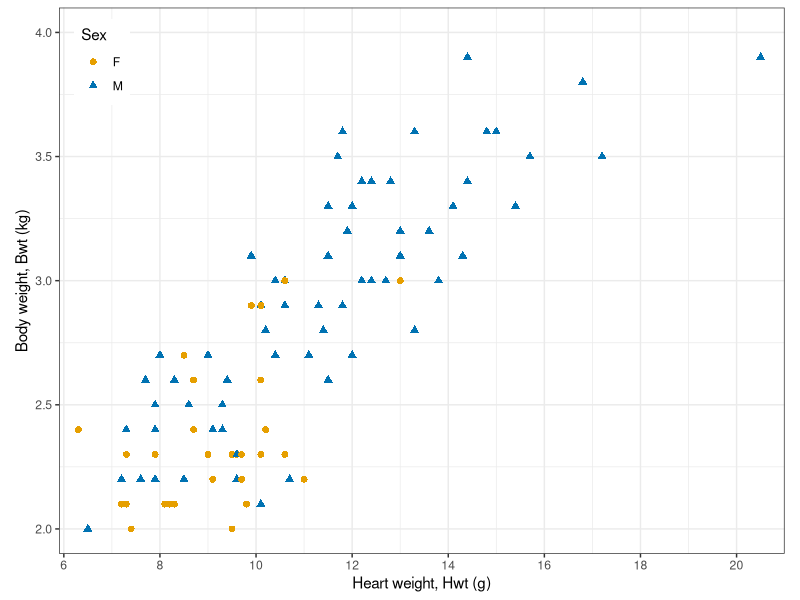
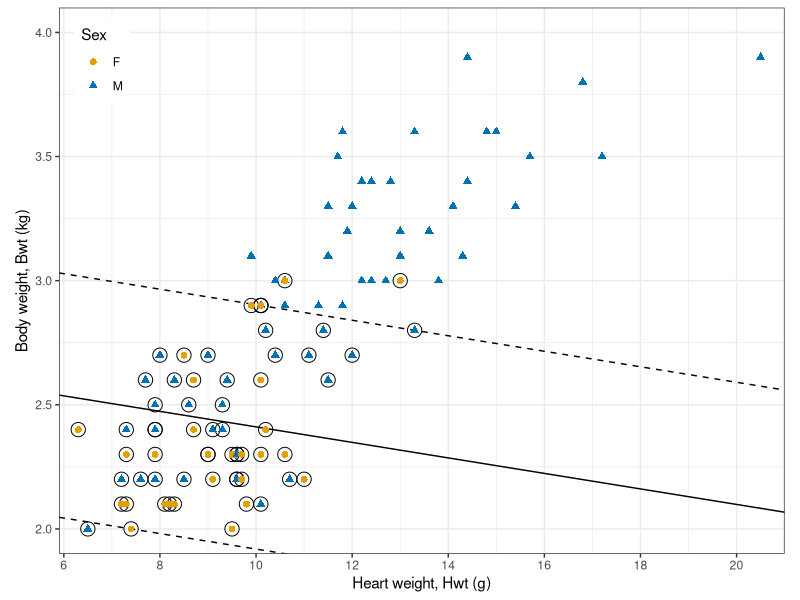
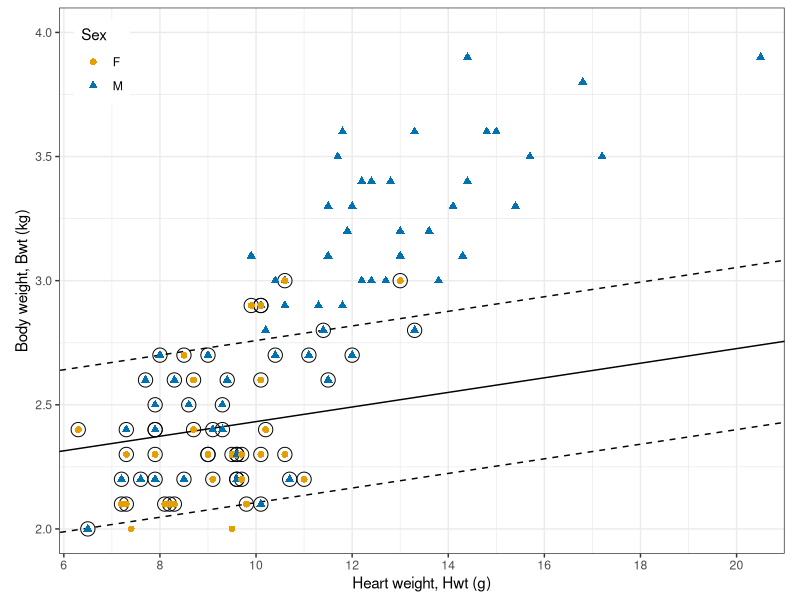
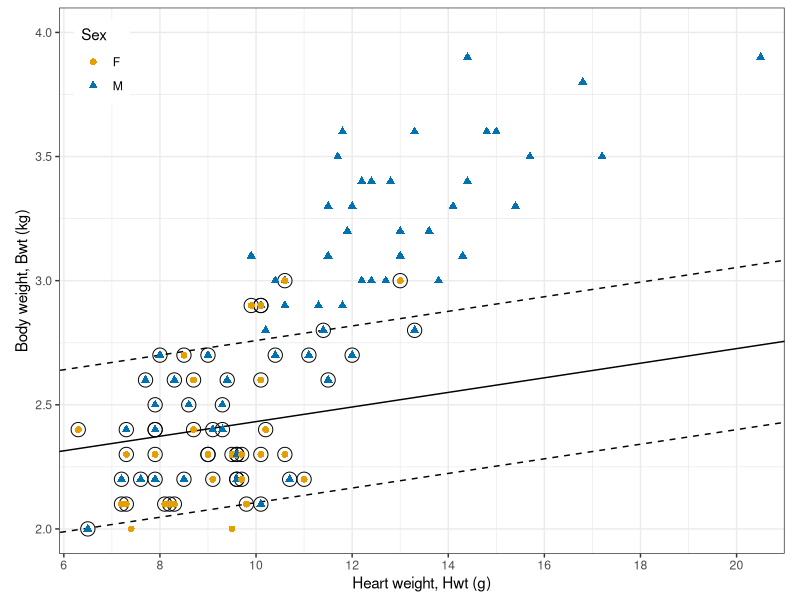
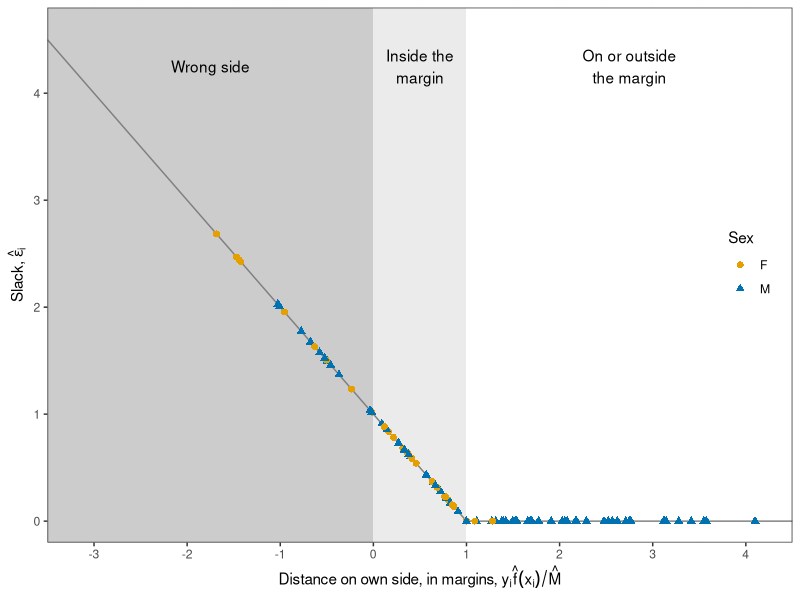
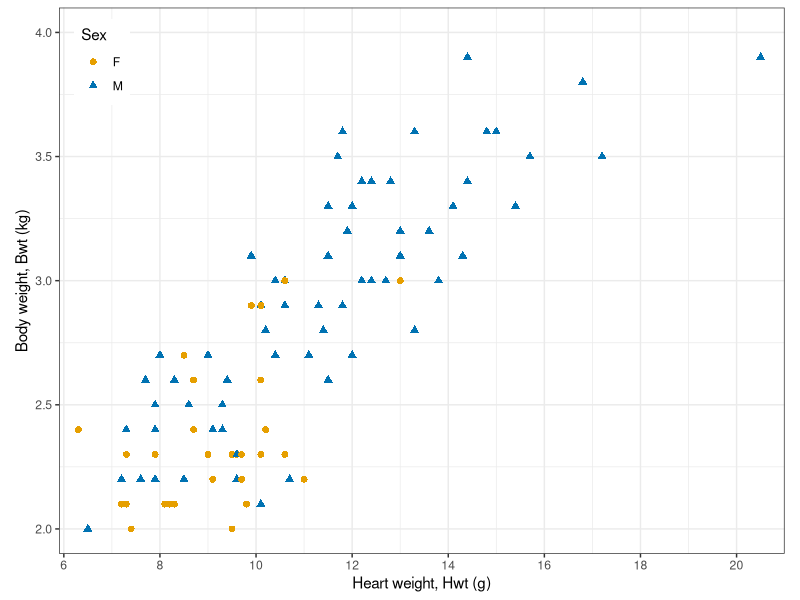
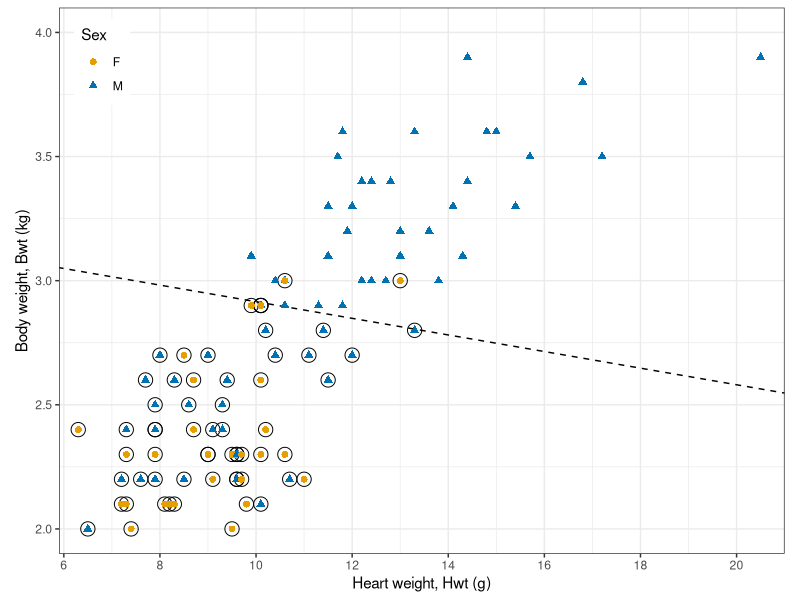
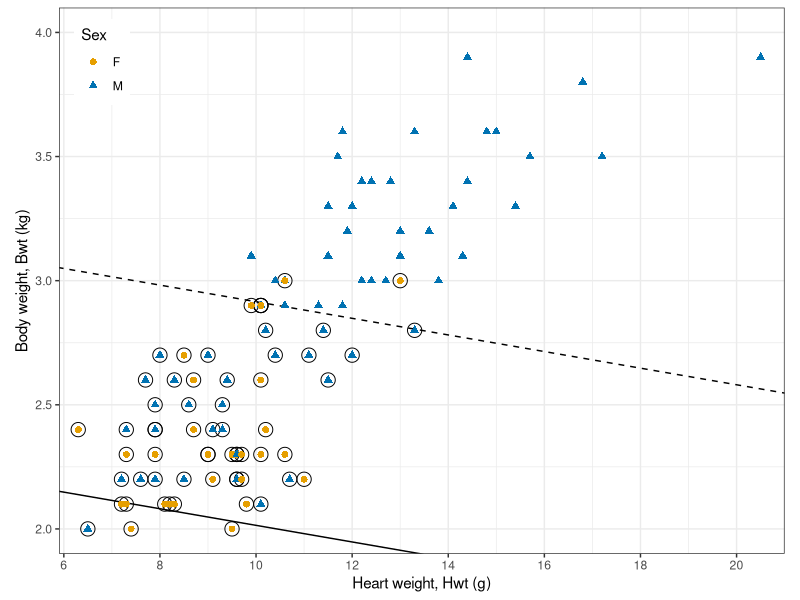

The R source for these figures, in order:
## ---- chunk 1
#| include: false
library("tidyverse")
library("e1071")
theme_set(theme_bw())
set.seed(20261114)

# Printed output wraps at 80 characters.
options(width = 80)

# Fixed decimals, for use inside $...$, whose hyphen MathJax sets as a
# minus. Adding 0 after rounding turns a negative zero into 0.
fmt_math <- function(x, digits = 2) {
  rounded <- round(x, digits) + 0
  formatC(rounded, format = "f", digits = digits)
}

# The same for prose, where a negative value prints with a minus sign (the
# HTML entity) rather than a hyphen.
fmt <- function(x, digits = 2) {
  sub("^-", "&minus;", fmt_math(x, digits))
}

# A percentage, for prose.
pct <- function(x, digits = 1) {
  paste0(fmt(100 * x, digits), "%")
}

# A name set as code in prose.
code <- function(x) {
  paste0("`", x, "`")
}

# Color-blind-friendly (Okabe-Ito) colors and distinct shapes per sex.
sex_colors <- c(F = "#E69F00", M = "#0072B2")
sex_shapes <- c(F = 16, M = 17)
## ---- chunk 2
# Cats, with the class coded y = 1 (M) or y = -1 (F).
cats <- MASS::cats |>
  mutate(y = if_else(Sex == "M", 1, -1))

count(cats, Sex)
## ---- chunk 3
# Two thirds of the cats for training, the rest for testing.
n_train <- round(2 / 3 * nrow(cats))
train_rows <- sample(nrow(cats), n_train)
train <- cats[train_rows, ]
test <- cats[-train_rows, ]

count(train, Sex)
## ---- chunk 4
#| output: false
# Standard deviations of the two measurements among the training cats.
s_train <- sapply(train[c("Hwt", "Bwt")], sd)

# Axes in grams and kilograms: Hwt every 2 g, Bwt every 0.5 kg, minor lines
# midway. One standard deviation of each measurement is drawn the same
# length, so that distances on the standardized scale look right.
x_scale <- scale_x_continuous(breaks = seq(6, 20, by = 2),
                              minor_breaks = seq(7, 21, by = 2))
y_scale <- scale_y_continuous(breaks = seq(2, 4, by = 0.5),
                              minor_breaks = seq(2.25, 3.75, by = 0.5))
x_limits <- c(5.9, 21)
y_limits <- c(1.9, 4.1)

# The cats' axes, with the legend in the upper-left corner, where no cat
# and no fitted line passes.
cat_base <- function() {
  ggplot(mapping = aes(x = Hwt, y = Bwt)) +
    x_scale +
    y_scale +
    coord_fixed(ratio = s_train[["Hwt"]] / s_train[["Bwt"]],
                xlim = x_limits, ylim = y_limits, expand = FALSE) +
    scale_color_manual(values = sex_colors) +
    scale_shape_manual(values = sex_shapes) +
    labs(x = "Heart weight, Hwt (g)",
         y = "Body weight, Bwt (kg)",
         color = "Sex", shape = "Sex") +
    theme(legend.position = "inside",
          legend.position.inside = c(0.02, 0.98),
          legend.justification = c(0, 1))
}

# The points on top of any lines drawn before them.
cat_points <- function(data = train) {
  geom_point(data = data,
             aes(color = Sex, shape = Sex),
             size = 2)
}

cat_plot <- cat_base() +
  cat_points()

# Training cats of different sexes that share both measurements.
tied <- train |>
  group_by(Hwt, Bwt) |>
  summarize(n_F = sum(Sex == "F"), n_M = sum(Sex == "M"),
            .groups = "drop") |>
  filter(n_F > 0, n_M > 0)
n_tied <- nrow(tied)

# Mean heart and body weight of each sex.
sex_means <- train |>
  group_by(Sex) |>
  summarize(Hwt = mean(Hwt), Bwt = mean(Bwt))
mean_of <- function(sex, column) {
  sex_means[[column]][sex_means$Sex == sex]
}
stopifnot(mean_of("M", "Bwt") > mean_of("F", "Bwt"),
          mean_of("M", "Hwt") > mean_of("F", "Hwt"))

# The heaviest female and the lightest male body weights.
max_F <- max(train$Bwt[train$Sex == "F"])
min_M <- min(train$Bwt[train$Sex == "M"])
n_overlap <- sum(between(train$Bwt, min_M, max_F))
## ---- chunk 5
#| echo: false
#| fig-width: 5.6
#| fig-height: 4.5
cat_plot
## ---- chunk 6
# Support vector classifier: linear kernel, standardized features.
svc_fit <- svm(Sex ~ Hwt + Bwt, data = train, kernel = "linear",
               cost = 1, tolerance = 1e-8)
svc_fit
## ---- chunk 7
#| output: false
# svm()'s rescaled intercept w0 and normal vector w, with M on the positive
# side. svm()'s decision values are positive for the class named first in
# their column name, the class of its first training observation.
svc_w <- function(fit) {
  flip <- if (fit$levels[fit$labels[1]] == "M") 1 else -1
  list(w0 = -flip * fit$rho,
       w = flip * drop(t(fit$coefs) %*% fit$SV))
}

# The same function w0 + w'x written in Hwt (g) and Bwt (kg): undo the
# standardization if svm() used it, and the change to grams if bwt_per_kg
# is 1000.
svc_raw <- function(fit, bwt_per_kg = 1) {
  est <- svc_w(fit)
  center <- c(0, 0)
  spread <- c(1, 1)
  if (!is.null(fit$x.scale)) {
    center <- fit$x.scale[["scaled:center"]]
    spread <- fit$x.scale[["scaled:scale"]]
  }
  slopes <- unname(est$w / spread * c(1, bwt_per_kg))
  c(a0 = est$w0 - sum(est$w * center / spread),
    Hwt = slopes[1],
    Bwt = slopes[2])
}

# The hyperplane (w0 + w'x = 0, solid) and the margins (w0 + w'x = -1 and
# 1, dashed), drawn as lines Bwt = (level - a0 - a1 Hwt) / a2.
svc_lines <- function(a) {
  lapply(c(-1, 0, 1), function(level) {
    geom_abline(intercept = (level - a[["a0"]]) / a[["Bwt"]],
                slope = -a[["Hwt"]] / a[["Bwt"]],
                linetype = if (level == 0) "solid" else "dashed")
  })
}

# A fit drawn over the training cats, with its support vectors circled.
svc_plot <- function(fit, bwt_per_kg = 1, data = train) {
  support <- data[fit$index, ]
  cat_base() +
    svc_lines(svc_raw(fit, bwt_per_kg)) +
    geom_point(data = support, shape = 1, size = 4.5) +
    cat_points()
}
## ---- chunk 8
#| output: false
# The same cost unscaled (kg and g as recorded); the standardized fit is
# svc_fit.
fit_raw <- svm(Sex ~ Hwt + Bwt, data = train, kernel = "linear",
               cost = 1, scale = FALSE, tolerance = 1e-8)

raw_plot <- svc_plot(fit_raw)
std_plot <- svc_plot(svc_fit)

# Standardized, the fit is the same with body weight in grams.
train_g <- mutate(train, Bwt = 1000 * Bwt)
fit_std_g <- svm(Sex ~ Hwt + Bwt, data = train_g, kernel = "linear",
                 cost = 1, tolerance = 1e-8)
stopifnot(isTRUE(all.equal(svc_raw(svc_fit),
                           svc_raw(fit_std_g, bwt_per_kg = 1000),
                           tolerance = 1e-6)))

# Each fit's w per standard deviation of each measurement: the normal
# vector in the picture, where one standard deviation of each measurement
# is drawn the same length.
per_sd_w <- function(a) {
  c(a[["Hwt"]], a[["Bwt"]]) * s_train
}
w_sd_raw <- per_sd_w(svc_raw(fit_raw))
w_sd_std <- per_sd_w(svc_raw(svc_fit))
normal_raw <- w_sd_raw / sqrt(sum(w_sd_raw^2))
normal_std <- w_sd_std / sqrt(sum(w_sd_std^2))

# The angle between the two normal vectors, in degrees.
angle_between <- acos(sum(normal_raw * normal_std)) * 180 / pi

# Margins in the picture (standard deviations): 1 / |w per sd|. The
# standardized one is the margin svm() reports for it; the unscaled fit's
# reported margin, 1 / |w| in kg and g together, is another number.
margin_sd_raw <- 1 / sqrt(sum(w_sd_raw^2))
margin_sd_std <- 1 / sqrt(sum(w_sd_std^2))
w_raw <- svc_w(fit_raw)$w
margin_reported_raw <- 1 / sqrt(sum(w_raw^2))
stopifnot(abs(margin_sd_std - 1 / sqrt(sum(svc_w(svc_fit)$w^2))) < 1e-8)

# The prose reads heart weight's part (first) as positive unscaled and
# negative standardized, and body weight's (second) as positive in both.
stopifnot(normal_raw[1] > 0, normal_std[1] < 0,
          normal_raw[2] > 0, normal_std[2] > 0)

# Training error rates and budget used of the two fits.
error_of <- function(fit, data) {
  mean(predict(fit, data) != data$Sex)
}
scale_errors <- c(raw = error_of(fit_raw, train),
                  std = error_of(svc_fit, train))
budget_used <- function(fit, data = train) {
  decision <- attr(predict(fit, data, decision.values = TRUE),
                   "decision.values")
  flip <- if (colnames(decision) == "M/F") 1 else -1
  sum(pmax(0, 1 - data$y * flip * drop(decision)))
}
scale_budgets <- c(raw = budget_used(fit_raw),
                   std = budget_used(svc_fit))
## ---- chunk 9
#| echo: false
#| fig-width: 5.6
#| fig-height: 4.5
raw_plot
## ---- chunk 10
#| echo: false
#| fig-width: 5.6
#| fig-height: 4.5
std_plot
## ---- chunk 11
# w and w0 with M on the positive side.
w_hat <- svc_w(svc_fit)

# Unit-norm estimates on the standardized scale, and the margin.
norm_w <- sqrt(sum(w_hat$w^2))
beta_hat <- c(beta0 = w_hat$w0, w_hat$w) / norm_w
M_hat <- 1 / norm_w
round(c(beta_hat, M = M_hat), 4)
## ---- chunk 12
#| output: false
# The first training cat is M, and svm()'s decision values, w0 + w'x on the
# standardized scale, are positive for M.
stopifnot(train$Sex[1] == "M")
decision <- attr(predict(svc_fit, train, decision.values = TRUE),
                 "decision.values")
stopifnot(colnames(decision) == "M/F")

# Standardized features of the training cats, with svm()'s centers and
# scales, which are the training means and standard deviations.
center_train <- svc_fit$x.scale[["scaled:center"]]
scale_train <- svc_fit$x.scale[["scaled:scale"]]
stopifnot(isTRUE(all.equal(scale_train, s_train)))
x_std <- scale(as.matrix(train[c("Hwt", "Bwt")]),
               center = center_train, scale = scale_train)

# Fitted values (signed distances in standard deviations), distances on
# each cat's own side, and slacks.
train <- train |>
  mutate(f_hat = drop(beta_hat["beta0"] + x_std %*% beta_hat[-1]),
         distance = y * f_hat,
         slack = pmax(0, 1 - distance / M_hat))
stopifnot(isTRUE(all.equal(drop(decision), train$f_hat * norm_w,
                           check.attributes = FALSE)))

# The prose reads the average cat as on the M side, heart weight's slope as
# negative and smaller in size, and body weight's as positive (toward M).
stopifnot(beta_hat["beta0"] > 0,
          beta_hat["Hwt"] < 0,
          beta_hat["Bwt"] > 0,
          beta_hat["Bwt"] > abs(beta_hat["Hwt"]))
## ---- chunk 13
#| output: false
# The three kinds of training cat, by slack, up to the solver's accuracy
# (1e-4, as for the plateau below).
kinds <- c("On or outside the margin", "Inside the margin", "Wrong side")
train <- train |>
  mutate(kind = case_when(slack < 1e-4 ~ kinds[1],
                          slack <= 1 ~ kinds[2],
                          TRUE ~ kinds[3]),
         kind = factor(kind, levels = kinds))
kind_counts <- table(train$kind)

# Training cats on the margin: slack 0, at distance M_hat.
n_on_margin <- sum(abs(train$distance / M_hat - 1) < 1e-4)

# The estimated budget used, the sum of the slacks.
C_hat <- sum(train$slack)

fit_plot <- svc_plot(svc_fit)

# Shaded bands for the three kinds, and the hinge max(0, 1 - u).
u_limits <- c(-3.5, 4.5)
bands <- tibble(xmin = c(1, 0, u_limits[1]),
                xmax = c(u_limits[2], 1, 0),
                kind = factor(kinds, levels = kinds))
hinge <- tibble(u = c(u_limits[1], 1, u_limits[2])) |>
  mutate(slack = pmax(0, 1 - u))
stopifnot(between(range(train$distance / M_hat),
                  u_limits[1], u_limits[2]))

slack_plot <- ggplot(train, aes(x = distance / M_hat, y = slack)) +
  geom_rect(data = bands,
            aes(xmin = xmin, xmax = xmax, ymin = -Inf, ymax = Inf,
                fill = kind),
            inherit.aes = FALSE) +
  geom_line(data = hinge, aes(x = u, y = slack), color = "grey50") +
  geom_point(aes(color = Sex, shape = Sex), size = 2) +
  annotate("text", x = c(2.75, 0.5, -1.75), y = 4.25,
           label = c("On or outside\nthe margin", "Inside the\nmargin",
                     "Wrong side")) +
  scale_fill_manual(values = c("white", "grey92", "grey80"),
                    guide = "none") +
  scale_color_manual(values = sex_colors) +
  scale_shape_manual(values = sex_shapes) +
  scale_x_continuous(breaks = seq(-3, 4, by = 1),
                     minor_breaks = seq(-3.5, 4.5, by = 1)) +
  scale_y_continuous(breaks = seq(0, 4, by = 1),
                     minor_breaks = seq(0.5, 4.5, by = 1)) +
  coord_cartesian(xlim = u_limits, ylim = c(-0.2, 4.8), expand = FALSE) +
  labs(x = expression("Distance on own side, in margins, " *
                        y[i] * hat(f)(x[i]) / hat(M)),
       y = expression("Slack, " * hat(epsilon)[i]),
       color = "Sex", shape = "Sex") +
  theme(legend.position = "inside",
        legend.position.inside = c(0.98, 0.6),
        legend.justification = c(1, 1))
## ---- chunk 14
#| echo: false
#| fig-width: 5.6
#| fig-height: 4.5
fit_plot
## ---- chunk 15
#| echo: false
#| fig-width: 7
#| fig-height: 4
slack_plot
## ---- chunk 16
#| output: false
# Fits at four values of cost.
tab_costs <- c(0.01, 0.1, 1, 10)
tab_fits <- lapply(tab_costs, function(cost) {
  svm(Sex ~ Hwt + Bwt, data = train, kernel = "linear",
      cost = cost, tolerance = 1e-8)
})
tab_plots <- lapply(tab_fits, svc_plot)

# Margin, budget used, and kinds of training cat of a fit.
svc_summary <- function(fit, data = train) {
  est <- svc_w(fit)
  decision <- attr(predict(fit, data, decision.values = TRUE),
                   "decision.values")
  flip <- if (colnames(decision) == "M/F") 1 else -1
  margins_out <- data$y * flip * drop(decision)
  slack <- pmax(0, 1 - margins_out)
  tibble(cost = fit$cost,
         C = sum(slack),
         M = 1 / sqrt(sum(est$w^2)),
         n_support = fit$tot.nSV,
         n_inside = sum(slack > 1e-4 & slack <= 1),
         n_wrong = sum(slack > 1),
         error = mean(predict(fit, data) != data$Sex))
}
budget_summary <- map_dfr(tab_fits, svc_summary)

# The budget used falls, and the margin narrows, as cost grows.
stopifnot(!is.unsorted(rev(budget_summary$C)),
          !is.unsorted(rev(budget_summary$M)))

# At the smallest cost every training cat is classified M, so every
# female is on the wrong side.
smallest <- budget_summary[1, ]
stopifnot(all(predict(tab_fits[[1]], train) == "M"),
          smallest$n_wrong == sum(train$Sex == "F"))

budget_table <- budget_summary |>
  knitr::kable(digits = c(2, 2, 2, 0, 0, 0, 3),
               col.names = c("`cost`", "$\\sum_i\\hat\\epsilon_i$",
                             "$\\hat M$", "Support vectors",
                             "Inside the margin", "Wrong side",
                             "Training error rate"),
               align = "rrrrrrr")
## ---- chunk 17
#| echo: false
#| fig-width: 5.6
#| fig-height: 4.5
cat_plot
## ---- chunk 18
#| echo: false
#| fig-width: 5.6
#| fig-height: 4.5
tab_plots[[1]]
## ---- chunk 19
#| echo: false
#| fig-width: 5.6
#| fig-height: 4.5
tab_plots[[2]]
## ---- chunk 20
#| echo: false
#| fig-width: 5.6
#| fig-height: 4.5
tab_plots[[3]]
## ---- chunk 21
#| echo: false
#| fig-width: 5.6
#| fig-height: 4.5
tab_plots[[4]]
## ---- chunk 22
#| echo: false
budget_table
## ---- chunk 23
#| echo: false
#| fig-width: 5.6
#| fig-height: 4.5
fit_plot
## ---- chunk 24
# Training cats on or inside the margin or on the wrong side.
support <- filter(train, distance / M_hat < 1 + 1e-4)
count(support, kind)
## ---- chunk 25
#| output: false
# The cats with distance at most M_hat are the rows svm() kept.
stopifnot(setequal(which(train$distance / M_hat < 1 + 1e-4),
                   svc_fit$index))

# Support vectors: on the margin, or with positive slack.
stopifnot(svc_fit$tot.nSV == n_on_margin + sum(train$slack > 1e-4))

# Refits on standardized features, with the training cats' means and
# standard deviations: all training cats, and the support vectors alone.
train_std <- tibble(Sex = train$Sex,
                    Hwt = x_std[, "Hwt"],
                    Bwt = x_std[, "Bwt"])
refit_std <- function(data) {
  fit <- svm(Sex ~ Hwt + Bwt, data = data, kernel = "linear",
             cost = 1, scale = FALSE, tolerance = 1e-8)
  w <- svc_w(fit)
  c(w$w0, w$w) / sqrt(sum(w$w^2))
}
beta_all <- refit_std(train_std)
beta_support <- refit_std(train_std[svc_fit$index, ])

# Both agree with the standardized fit to six decimal places.
stopifnot(max(abs(beta_all - beta_hat)) < 1e-6,
          max(abs(beta_support - beta_hat)) < 1e-6)
## ---- chunk 26
#| output: false
# Fits over a grid of cost, 4 per factor of 10.
cost_grid <- 10^seq(-2, 2, by = 0.25)
grid_summary <- map_dfr(cost_grid, function(cost) {
  fit <- svm(Sex ~ Hwt + Bwt, data = train, kernel = "linear",
             cost = cost, tolerance = 1e-8)
  svc_summary(fit)
})

# Counts by kind, long, for one line per kind.
count_levels <- c("Support vectors", "Inside the margin", "Wrong side")
count_long <- grid_summary |>
  select(cost, n_support, n_inside, n_wrong) |>
  pivot_longer(-cost, names_to = "what", values_to = "count") |>
  mutate(what = factor(what,
                       levels = c("n_support", "n_inside", "n_wrong"),
                       labels = count_levels))

# Log axis for cost: majors at powers of 10, minors midway in log space.
cost_axis <- scale_x_log10(breaks = 10^(-2:2),
                           minor_breaks = 10^seq(-1.5, 1.5, by = 1),
                           labels = c("0.01", "0.1", "1", "10", "100"))

count_plot <- ggplot(count_long,
                     aes(x = cost, y = count,
                         color = what, shape = what, linetype = what)) +
  geom_line() +
  geom_point(size = 2) +
  cost_axis +
  scale_y_continuous(breaks = seq(0, 70, by = 10),
                     minor_breaks = seq(5, 65, by = 10)) +
  scale_color_manual(values = c("black", "#009E73", "#CC79A7")) +
  coord_cartesian(xlim = c(0.008, 125), ylim = c(0, 70), expand = FALSE) +
  labs(x = "cost (log scale)", y = "Training cats",
       color = NULL, shape = NULL, linetype = NULL) +
  theme(legend.position = "inside",
        legend.position.inside = c(0.98, 0.03),
        legend.justification = c(1, 0))

grid_first <- grid_summary[1, ]
grid_last <- grid_summary[nrow(grid_summary), ]
# The budget used never rises with cost (up to the solver's accuracy), and
# from some cost on the fit stops changing.
stopifnot(all(diff(grid_summary$C) < 1e-4),
          all(grid_summary$n_support > nrow(train) / 2),
          min(grid_summary$n_wrong) == grid_last$n_wrong)
plateau <- grid_summary |>
  filter(abs(C - grid_last$C) < 1e-4, abs(M - grid_last$M) < 1e-4)
plateau_cost <- min(plateau$cost)
## ---- chunk 27
#| echo: false
#| fig-width: 7
#| fig-height: 4
count_plot
## ---- chunk 28
#| echo: false
#| fig-width: 5.6
#| fig-height: 4.5
cat_plot
## ---- chunk 29
# 10-fold cross-validation over the grid of cost values.
cv_fit <- tune(svm, Sex ~ Hwt + Bwt, data = train, kernel = "linear",
               ranges = list(cost = cost_grid))
head(cv_fit$performances, 3)
cv_fit$best.parameters
## ---- chunk 30
#| output: false
# The cross-validation estimate against cost, and the chosen cost.
cv_table <- as_tibble(cv_fit$performances)
best_cost <- cv_fit$best.parameters$cost
best_row <- filter(cv_table, cost == best_cost)

# Error rate of classifying every training cat M.
all_M_error <- mean(train$Sex != "M")

cv_plot <- ggplot(cv_table, aes(x = cost, y = error)) +
  geom_hline(yintercept = all_M_error, linetype = "dotted") +
  annotate("text", x = 20, y = all_M_error + 0.02,
           label = "Every cat classified M") +
  geom_line() +
  geom_point(size = 2) +
  geom_point(data = best_row, shape = 1, size = 5) +
  cost_axis +
  scale_y_continuous(breaks = seq(0, 0.4, by = 0.1),
                     minor_breaks = seq(0.05, 0.45, by = 0.1),
                     labels = scales::label_percent()) +
  coord_cartesian(xlim = c(0.008, 125), ylim = c(0, 0.42),
                  expand = FALSE) +
  labs(x = "cost (log scale)",
       y = "10-fold CV estimate of error rate")

# The smallest costs' estimates are close to the all-M error rate.
stopifnot(abs(cv_table$error[1] - all_M_error) < 0.01)

# Training error rate of the chosen fit.
svc_best <- cv_fit$best.model
best_train_error <- error_of(svc_best, train)
stopifnot(svc_best$cost == best_cost)
## ---- chunk 31
#| echo: false
#| fig-width: 7
#| fig-height: 4
cv_plot
## ---- chunk 32
#| output: false
# Test cats, their fitted values, and the misclassified ones.
test <- test |>
  mutate(predicted = predict(svc_best, test))
wrong_test <- filter(test, predicted != Sex)

test_plot <- cat_base() +
  svc_lines(svc_raw(svc_best)) +
  cat_points(test) +
  geom_point(data = wrong_test, shape = 4, size = 3.5, stroke = 1)
## ---- chunk 33
#| echo: false
#| fig-width: 5.6
#| fig-height: 4.5
test_plot
## ---- chunk 34
# Predicted sex of the first test cats.
head(select(test, Sex, Hwt, Bwt, predicted))
## ---- chunk 35
# Truth in the rows, predictions in the columns.
confusion <- table(Truth = test$Sex, Predicted = test$predicted)
confusion
## ---- chunk 36
#| include: false
TP <- confusion["M", "M"]
FN <- confusion["M", "F"]
FP <- confusion["F", "M"]
TN <- confusion["F", "F"]
test_error <- (FP + FN) / nrow(test)
sensitivity <- TP / (TP + FN)
specificity <- TN / (TN + FP)
test_all_M <- mean(test$Sex != "M")
stopifnot(test_error == nrow(wrong_test) / nrow(test))
## ---- chunk 37
# Fits to the training cats; each gives a probability that a cat is M.
set.seed(20261114)
logit_fit <- glm(Sex ~ Hwt + Bwt, data = train, family = binomial)
lda_fit <- MASS::lda(Sex ~ Hwt + Bwt, data = train)
qda_fit <- MASS::qda(Sex ~ Hwt + Bwt, data = train)
rf_fit <- randomForest::randomForest(Sex ~ Hwt + Bwt, data = train)

# Probabilities of F and M that LDA gives the first three test cats.
head(predict(lda_fit, test)$posterior, 3)
## ---- chunk 38
#| output: false
# Ten folds of the training cats, the same for every classifier.
set.seed(20261114)
fold <- sample(rep(1:10, length.out = nrow(train)))

# Probability of M from each kind of fit.
glm_prob <- function(model, data) {
  predict(model, data, type = "response")
}
posterior_prob <- function(model, data) {
  predict(model, data)$posterior[, "M"]
}
forest_prob <- function(model, data) {
  predict(model, data, type = "prob")[, "M"]
}

# Each classifier: how to fit it to a data set, and its probability of M.
logit_inter <- Sex ~ Hwt * Bwt
logit_quad <- Sex ~ Hwt + Bwt + I(Hwt^2) + I(Bwt^2) + Hwt:Bwt
classifiers <- list(
  "Logistic, main effects" = list(
    fit = function(data) {
      glm(Sex ~ Hwt + Bwt, data = data, family = binomial)
    },
    prob = glm_prob),
  "Logistic, interaction" = list(
    fit = function(data) {
      glm(logit_inter, data = data, family = binomial)
    },
    prob = glm_prob),
  "Logistic, quadratic" = list(
    fit = function(data) {
      glm(logit_quad, data = data, family = binomial)
    },
    prob = glm_prob),
  "LDA" = list(
    fit = function(data) {
      MASS::lda(Sex ~ Hwt + Bwt, data = data)
    },
    prob = posterior_prob),
  "QDA" = list(
    fit = function(data) {
      MASS::qda(Sex ~ Hwt + Bwt, data = data)
    },
    prob = posterior_prob),
  "Random forest" = list(
    fit = function(data) {
      randomForest::randomForest(Sex ~ Hwt + Bwt, data = data)
    },
    prob = forest_prob))

# Test probabilities: the fits above, and the other two logistic regressions
# fit to all the training cats.
test_fits <- list(
  "Logistic, main effects" = logit_fit,
  "Logistic, interaction" = classifiers[[2]]$fit(train),
  "Logistic, quadratic" = classifiers[[3]]$fit(train),
  "LDA" = lda_fit,
  "QDA" = qda_fit,
  "Random forest" = rf_fit)
test_prob <- map2(classifiers, test_fits, function(classifier, model) {
  classifier$prob(model, test)
})

# Cross-validation probabilities: each training cat's probability from a fit
# to the other nine folds.
cv_prob <- map(classifiers, function(classifier) {
  prob <- numeric(nrow(train))
  for (k in 1:10) {
    inside <- fold != k
    model <- classifier$fit(train[inside, ])
    prob[!inside] <- classifier$prob(model, train[!inside, ])
  }
  prob
})

# The support vector classifier gives classes only. It is refit in each fold
# at the cost chosen above, with tune()'s default tolerance.
cv_class <- character(nrow(train))
for (k in 1:10) {
  inside <- fold != k
  model <- svm(Sex ~ Hwt + Bwt, data = train[inside, ], kernel = "linear",
               cost = svc_best$cost)
  cv_class[!inside] <- as.character(predict(model, train[!inside, ]))
}

# Error rate of probabilities classified at 1/2, and log loss: minus the
# mean log of the probability given each cat's observed sex.
error_rate <- function(p, sex) {
  mean((p > 0.5) != (sex == "M"))
}
log_loss <- function(p, sex) {
  -mean(ifelse(sex == "M", log(p), log(1 - p)))
}

# The comparison, one row per classifier, the support vector classifier last.
# It has no probabilities, so no log loss.
comparison <- tibble(
  classifier = c(names(classifiers), "Support vector classifier"),
  test_error = c(sapply(test_prob, error_rate, sex = test$Sex),
                 mean(test$predicted != test$Sex)),
  cv_error = c(sapply(cv_prob, error_rate, sex = train$Sex),
               mean(cv_class != train$Sex)),
  test_loss = c(sapply(test_prob, log_loss, sex = test$Sex), NA),
  cv_loss = c(sapply(cv_prob, log_loss, sex = train$Sex), NA))

# A random forest's vote fractions can be exactly 0 or 1, which would make
# its log loss infinite; they are not here. (The quadratic logistic regression
# warns that fitted probabilities are numerically 0 or 1 in one fold; its log
# loss is finite.)
stopifnot(all(is.finite(comparison$test_loss[1:6])),
          all(is.finite(comparison$cv_loss[1:6])))
stopifnot(comparison$test_error[7] == test_error)

# Facts the prose reads off the table.
others <- comparison[1:6, ]
svc_row <- comparison[7, ]
main_row <- comparison[1, ]
flexible <- others[c(2, 3, 5, 6), ]
stopifnot(!any(flexible$test_error < main_row$test_error &
                 flexible$cv_error < main_row$cv_error))
flex_names <- c("Logistic, quadratic", "QDA", "Random forest")
low_test_loss <- others$classifier[rank(others$test_loss) <= 3]
high_cv_loss <- others$classifier[rank(others$cv_loss) >= 4]
stopifnot(setequal(low_test_loss, flex_names),
          setequal(high_cv_loss, flex_names))

# Test cats each classifier misclassifies, and the support vector
# classifier's difference from them.
missed <- round(comparison$test_error * nrow(test))
svc_vs <- missed[7] - missed[1:6]
stopifnot(all(svc_vs[1:4] == 1),
          which.min(others$test_error) == 5,
          which.max(others$cv_error) == 5)

# Log loss of giving every cat the proportion of males among the training
# cats, and in cross-validation among the cats outside its fold.
p_constant <- mean(train$Sex == "M")
test_loss_constant <- log_loss(rep(p_constant, nrow(test)), test$Sex)
p_cv_constant <- numeric(nrow(train))
for (k in 1:10) {
  inside <- fold != k
  p_cv_constant[!inside] <- mean(train$Sex[inside] == "M")
}
cv_loss_constant <- log_loss(p_cv_constant, train$Sex)

# One table: all the cross-validation columns first, then all the test
# columns. Error rates in percent; the support vector classifier has no
# log loss, shown as a dash.
options(knitr.kable.NA = "&mdash;")
comparison_table <- comparison |>
  transmute(classifier,
            cv_error = 100 * cv_error,
            cv_loss,
            test_error = 100 * test_error,
            test_loss) |>
  knitr::kable(digits = c(0, 1, 3, 1, 3),
               col.names = c("Classifier", "CV error rate (%)",
                             "CV log loss", "Test error rate (%)",
                             "Test log loss"),
               align = "lrrrr")
## ---- chunk 39
#| echo: false
#| tbl-colwidths: [36, 16, 16, 16, 16]
comparison_table
